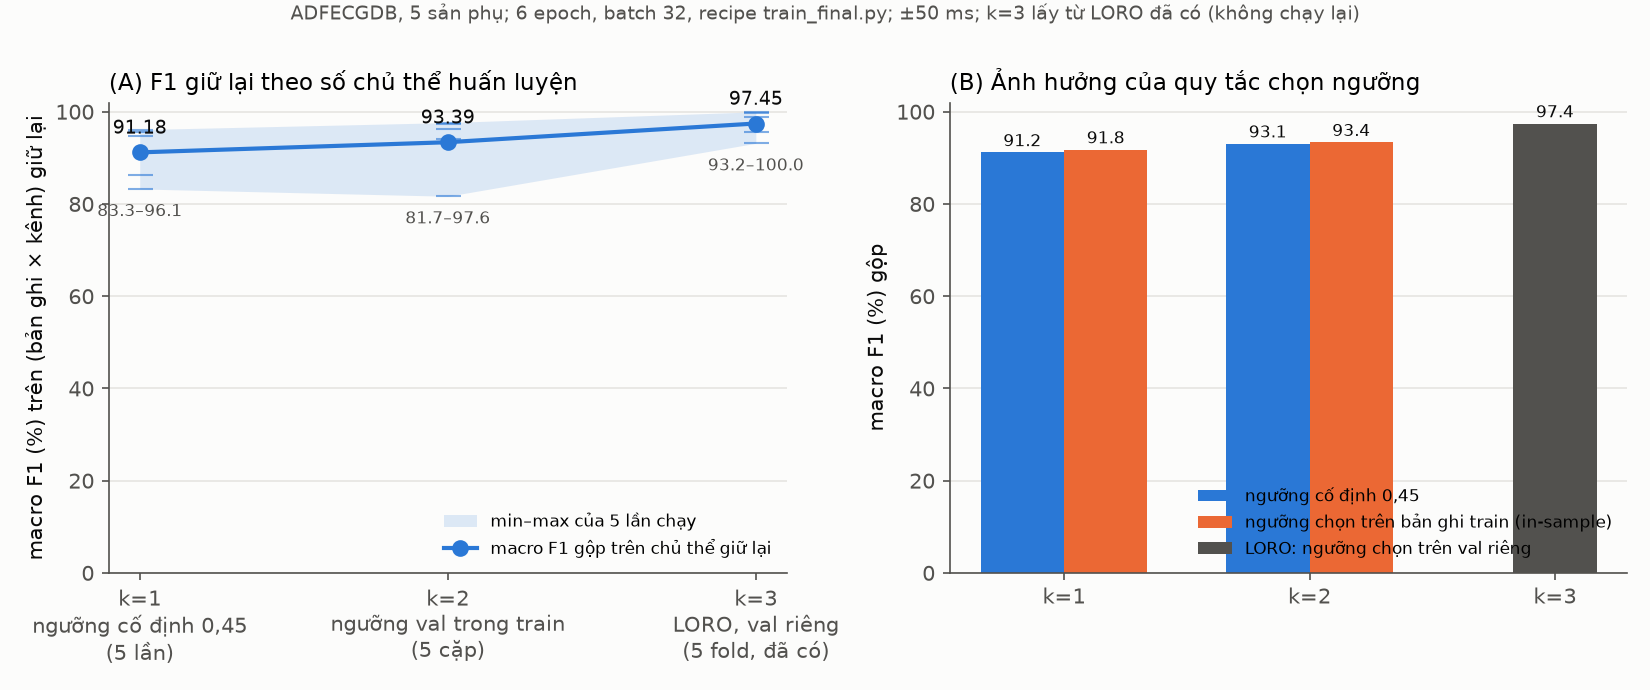

The Python source for this figure:
# -*- coding: utf-8 -*-
"""
Hieu qua mau (Phase P8, nhiem vu G, phan 2): F1 tren chu the giu lai theo so chu the huan luyen k.

Recipe HUAN LUYEN lay nguyen tu model/train_final.py (copy ham, KHONG sua file goc):
  segments() stride 250, heatmap Gaussian sigma=3 mau, BCEWithLogits pos_weight (clamp 30),
  AdamW lr 3e-3 wd 1e-4, OneCycleLR, clip_grad 1.0, batch 32, 6 epoch (hoac 4 neu vuot ngan sach 40 phut).

Thiet ke:
  k=1: 5 lan (moi ban ghi PhysioNet lam tap train mot lan), test tren 4 ban ghi con lai x 4 kenh = 16 danh gia/lan.
       KHONG co ban ghi val -> nguong CO DINH 0,45 (nguong production trong train_final.py: trung vi 5 fold
       = 0,45; cung la gia tri mac dinh cua M.detect).
  k=2: 5 cap chon ngau nhien khong lap tu 10 cap (np.random.default_rng(0)), train tren ca hai ban ghi,
       nguong chon tren ban ghi THU NHAT cua cap (nam TRONG tap train -> nguong in-sample, ghi ro),
       test tren 3 ban ghi con lai x 4 kenh = 12 danh gia/lan.
       Phu: cung mo hinh do voi nguong co dinh 0,45 (de tach anh huong cua cach chon nguong).
  k=3: KHONG chay lai. Lay tu LORO da co (pilot_evidence/train_final.json: 3 ban ghi train + 1 ban ghi val
       rieng + 1 ban ghi test; benchmark_dpss/all_leads.json cung mo hinh do, cham lai).

Cham: +/-50 ms, M.match_events tai 250 Hz (nhu train_final.eval_record). Bao cao:
  macro F1 tren TAT CA danh gia giu lai gop lai (pooled) va TB / min / max cua macro F1 tung lan chay.

Chay:  PYTHONIOENCODING=utf-8 python pilot_evidence/sample_efficiency.py [--epochs N] [--budget_min 40]
Ghi:   pilot_evidence/sample_efficiency.json, sample_efficiency.png, sample_log.txt
"""
import os, sys
os.environ['OPENBLAS_NUM_THREADS'] = '1'; os.environ['OMP_NUM_THREADS'] = '1'; os.environ['MKL_NUM_THREADS'] = '1'
sys.stdout.reconfigure(encoding='utf-8', errors='replace')
import json, time, math, argparse, datetime, importlib.util, itertools
import numpy as np, torch, torch.nn as nn, torch.nn.functional as F
import mne, wfdb

torch.set_num_threads(3)
HERE = os.path.dirname(os.path.abspath(__file__)); ROOT = os.path.dirname(HERE)
sys.path.insert(0, os.path.join(ROOT, 'benchmark_dpss'))
from _paths import adfecgdb_dir
spec = importlib.util.spec_from_file_location('fqrs', os.path.join(ROOT, 'model', 'fqrs_model.py'))
M = importlib.util.module_from_spec(spec); spec.loader.exec_module(M); CFG = M.CFG

RECS = ['r01', 'r04', 'r07', 'r08', 'r10']
LEADS = (1, 2, 3, 4)
FIXED_THR = 0.45          # train_final.py: thr_prod = median(fold thresholds) = 0.45; M.detect default
GRID = np.arange(.20, .80, .05)   # luoi nguong cua train_final.pick_threshold


class Tee:
    def __init__(self, path):
        self.f = open(path, 'w', encoding='utf-8'); self.s = sys.stdout
    def write(self, t): self.s.write(t); self.f.write(t)
    def flush(self): self.s.flush(); self.f.flush()


# ------------------------------------------------------------------ copy tu model/train_final.py
def load_records(RAW):
    D = {}
    for ri, rec in enumerate(RECS):
        raw = mne.io.read_raw_edf(os.path.join(RAW, rec + '.edf'), preload=True, verbose=False)
        sig = raw.get_data(); del raw
        q = CFG['fs_in'] // CFG['fs']
        fq = (wfdb.rdann(os.path.join(RAW, rec + '.edf'), 'qrs').sample / q).round().astype(int)
        for lead in LEADS:
            x250 = M.preprocess(sig[lead], CFG['fs_in'], CFG)
            res, _ = M.cancel_maternal(x250, CFG)
            D[(ri, lead)] = (M.robust_scale(res).astype(np.float32),
                             M.robust_scale(x250).astype(np.float32), fq)
        del sig
    return D


def segments(D, rec_ids, stride=250):
    X, Y = [], []
    for (ri, lead), (r, x, fq) in D.items():
        if ri not in rec_ids: continue
        hm = M.make_heatmap(len(r), fq)
        for s in range(0, len(r) - CFG['seg'], stride):
            X.append(np.stack([r[s:s + CFG['seg']], x[s:s + CFG['seg']]]))
            Y.append(hm[s:s + CFG['seg']])
    return torch.from_numpy(np.stack(X)), torch.from_numpy(np.stack(Y))


def train(model, X, Y, epochs=6, bs=32, lr=3e-3, log=print):
    pw = torch.tensor([float((Y < .1).sum() / max((Y > .5).sum(), 1))]).clamp(max=30.)
    opt = torch.optim.AdamW(model.parameters(), lr=lr, weight_decay=1e-4)
    sch = torch.optim.lr_scheduler.OneCycleLR(opt, lr, epochs * math.ceil(len(X) / bs))
    for ep in range(epochs):
        model.train(); perm = torch.randperm(len(X)); tot = 0.
        for i in range(0, len(X), bs):
            j = perm[i:i + bs]
            loss = F.binary_cross_entropy_with_logits(model(X[j]), Y[j], pos_weight=pw)
            opt.zero_grad(); loss.backward()
            nn.utils.clip_grad_norm_(model.parameters(), 1.); opt.step(); sch.step()
            tot += loss.item()
        log(f'      epoch {ep+1}/{epochs} loss {tot/max(1,math.ceil(len(X)/bs)):.4f}')
    return model


# ------------------------------------------------------------------ danh gia (xac suat tinh 1 lan, quet nguong)
def probs_record(model, D, ri):
    return {lead: M.probability_series(model, D[(ri, lead)][0], D[(ri, lead)][1], CFG) for lead in LEADS}


def score_probs(P, D, ri, thr):
    out = []
    for lead in LEADS:
        pk = M.pick_peaks(P[lead], thr, CFG)
        m = M.match_events(pk, D[(ri, lead)][2], CFG['fs'], CFG['tolerance_ms'])
        m = {k: (float(v) if isinstance(v, (float, np.floating)) else int(v)) for k, v in m.items()}
        m.update(record=RECS[ri], lead=lead, threshold=float(thr)); out.append(m)
    return out


def pick_threshold_probs(P, D, ri, grid=GRID):
    best, bt = -1, FIXED_THR
    for t in grid:
        f = float(np.mean([m['F1'] for m in score_probs(P, D, ri, float(t))]))
        if f > best: best, bt = f, float(t)
    return bt, best


def summarize(rows):
    f = np.array([r['F1'] for r in rows])
    tp = sum(r['TP'] for r in rows); fp = sum(r['FP'] for r in rows); fn = sum(r['FN'] for r in rows)
    return dict(n=int(len(rows)), macro_F1=float(f.mean()), sd_F1=float(f.std(ddof=1)) if len(f) > 1 else 0.0,
                min_F1=float(f.min()), max_F1=float(f.max()), micro_F1=200 * tp / max(2 * tp + fp + fn, 1),
                Se=float(np.mean([r['Se'] for r in rows])), PPV=float(np.mean([r['PPV'] for r in rows])),
                TP=tp, FP=fp, FN=fn)


# ------------------------------------------------------------------ chinh
def main(epochs_arg, budget_min, seed):
    t0 = time.time()
    sys.stdout = Tee(os.path.join(HERE, 'sample_log.txt'))
    def log(*a):
        print(' '.join(str(x) for x in a), flush=True)
    log('=' * 96)
    log('HIEU QUA MAU -- train tren k chu the PhysioNet (k=1,2), test tren chu the con lai; k=3 = LORO da co')
    log('bat dau:', datetime.datetime.now().isoformat(timespec='seconds'),
        '| torch threads', torch.get_num_threads(), '| seed', seed, '| ngan sach', budget_min, 'phut')
    log('numpy %s torch %s mne %s wfdb %s' % (np.__version__, torch.__version__, mne.__version__, wfdb.__version__))
    log('=' * 96)
    RAW = adfecgdb_dir(); log('ADFECGDB:', RAW)
    D = load_records(RAW); log('nap %d (ban ghi x kenh) trong %.0fs' % (len(D), time.time() - t0))

    # ---- k=3 tu LORO da co
    tf = json.load(open(os.path.join(HERE, 'train_final.json'), encoding='utf-8'))
    al = json.load(open(os.path.join(ROOT, 'benchmark_dpss', 'all_leads.json'), encoding='utf-8'))
    k3_runs = []
    for rec in RECS:
        fold = tf['folds'][rec]
        k3_runs.append(dict(train=fold.get('rows', [{}])[0].get('record') and None or None,
                            test=[rec], threshold=fold['threshold'],
                            macro_F1_train_final=fold['macro_F1'],
                            per_lead_all_leads=al[rec], macro_F1_all_leads=float(np.mean(al[rec]))))
    k3_pooled_all_leads = float(np.mean([v for rec in RECS for v in al[rec]]))
    k3_pooled_train_final = tf['summary']['macro_F1']
    log('k=3 (LORO da co): train_final.json macro 20 = %.2f ; all_leads.json macro 20 = %.2f ; theo fold: %s'
        % (k3_pooled_train_final, k3_pooled_all_leads,
           ['%s %.2f' % (r, float(np.mean(al[r]))) for r in RECS]))

    # ---- do thoi gian 1 epoch (k=1, 1 ban ghi) de chon so epoch trong ngan sach
    X1, Y1 = segments(D, [0])
    torch.manual_seed(seed); probe = M.FetalQRSTCN()
    tt = time.time(); train(probe, X1, Y1, epochs=1, log=lambda *a: None); t_ep = time.time() - tt
    n_seg1 = len(X1); del X1, Y1, probe
    # tong doan-epoch: k=1: 5 lan x n_seg1 ; k=2: 5 lan x 2*n_seg1 (xap xi, cac ban ghi dai bang nhau)
    seg_passes_per_epoch = 5 * n_seg1 + 5 * 2 * n_seg1
    t_train_6 = t_ep / n_seg1 * seg_passes_per_epoch * 6
    t_eval = 10 * 4 * 4 * 0.6 + 5 * 4 * 0.6     # uoc luong probability_series ~0.6 s/kenh (do o snr_curve)
    proj_6 = (t_train_6 + t_eval) / 60
    if epochs_arg:
        epochs = epochs_arg; why = 'chi dinh boi --epochs'
    elif proj_6 <= budget_min:
        epochs = 6; why = 'du kien %.1f phut <= ngan sach %d phut' % (proj_6, budget_min)
    else:
        epochs = 4; why = 'du kien 6 epoch = %.1f phut > ngan sach %d phut -> giam xuong 4 epoch' % (proj_6, budget_min)
    log('do thu: 1 epoch tren %d doan (1 ban ghi) = %.1fs -> du kien 6 epoch toan bo = %.1f phut => epochs = %d (%s)'
        % (n_seg1, t_ep, proj_6, epochs, why))

    runs = []
    # ---- k=1
    log('\n===== k = 1 (5 lan, nguong co dinh %.2f) =====' % FIXED_THR)
    for ti in range(5):
        test_ids = [i for i in range(5) if i != ti]
        log('-- k=1 train=%s test=%s' % (RECS[ti], [RECS[i] for i in test_ids]))
        X, Y = segments(D, [ti]); torch.manual_seed(seed)
        tt = time.time(); model = train(M.FetalQRSTCN(), X, Y, epochs, log=log); t_tr = time.time() - tt
        del X, Y
        rows_fixed, rows_insample = [], []
        P_train = probs_record(model, D, ti)
        thr_in, f_in = pick_threshold_probs(P_train, D, ti); del P_train
        for te in test_ids:
            P = probs_record(model, D, te)
            rows_fixed += score_probs(P, D, te, FIXED_THR)
            rows_insample += score_probs(P, D, te, thr_in)
            del P
        sf, si = summarize(rows_fixed), summarize(rows_insample)
        log('   train %.0fs | nguong co dinh %.2f: macro %.2f (min %.2f, max %.2f) | [phu] nguong in-sample %.2f (F1 train %.2f): macro %.2f'
            % (t_tr, FIXED_THR, sf['macro_F1'], sf['min_F1'], sf['max_F1'], thr_in, f_in, si['macro_F1']))
        log('   theo ban ghi test: ' + ', '.join('%s %.2f' % (RECS[te], np.mean([r['F1'] for r in rows_fixed if r['record'] == RECS[te]])) for te in test_ids))
        runs.append(dict(k=1, train=[RECS[ti]], val=None, test=[RECS[i] for i in test_ids], epochs=epochs,
                         threshold_rule='co dinh 0,45 (production)', threshold=FIXED_THR, train_s=t_tr,
                         primary=sf, rows=rows_fixed,
                         supp_insample_threshold=dict(threshold=thr_in, F1_on_train=f_in, summary=si, rows=rows_insample)))
        del model
        log('   [%.1f phut da troi]' % ((time.time() - t0) / 60))

    # ---- k=2
    pairs_all = list(itertools.combinations(range(5), 2))
    rng = np.random.default_rng(0)
    pairs = [pairs_all[i] for i in sorted(rng.choice(len(pairs_all), 5, replace=False))]
    log('\n===== k = 2 (5 cap ngau nhien seed 0 tu %d cap: %s; nguong tren ban ghi thu nhat cua cap, in-sample) ====='
        % (len(pairs_all), [(RECS[a], RECS[b]) for a, b in pairs]))
    for (va, tb) in pairs:
        test_ids = [i for i in range(5) if i not in (va, tb)]
        log('-- k=2 train=%s (val in-sample=%s) test=%s' % ([RECS[va], RECS[tb]], RECS[va], [RECS[i] for i in test_ids]))
        X, Y = segments(D, [va, tb]); torch.manual_seed(seed)
        tt = time.time(); model = train(M.FetalQRSTCN(), X, Y, epochs, log=log); t_tr = time.time() - tt
        del X, Y
        P_val = probs_record(model, D, va)
        thr, vf1 = pick_threshold_probs(P_val, D, va); del P_val
        rows_val, rows_fixed = [], []
        for te in test_ids:
            P = probs_record(model, D, te)
            rows_val += score_probs(P, D, te, thr)
            rows_fixed += score_probs(P, D, te, FIXED_THR)
            del P
        sv, sf = summarize(rows_val), summarize(rows_fixed)
        log('   train %.0fs | val %s F1 %.2f tai thr %.2f -> TEST macro %.2f (min %.2f, max %.2f) | [phu] nguong co dinh %.2f: macro %.2f'
            % (t_tr, RECS[va], vf1, thr, sv['macro_F1'], sv['min_F1'], sv['max_F1'], FIXED_THR, sf['macro_F1']))
        log('   theo ban ghi test: ' + ', '.join('%s %.2f' % (RECS[te], np.mean([r['F1'] for r in rows_val if r['record'] == RECS[te]])) for te in test_ids))
        runs.append(dict(k=2, train=[RECS[va], RECS[tb]], val=RECS[va], val_in_train=True, test=[RECS[i] for i in test_ids],
                         epochs=epochs, threshold_rule='chon tren ban ghi val nam trong tap train (in-sample)',
                         threshold=thr, val_F1=vf1, train_s=t_tr, primary=sv, rows=rows_val,
                         supp_fixed_threshold=dict(threshold=FIXED_THR, summary=sf, rows=rows_fixed)))
        del model
        log('   [%.1f phut da troi]' % ((time.time() - t0) / 60))

    # ---- tong hop
    def agg(k, key='primary'):
        rs = [r for r in runs if r['k'] == k]
        pooled = summarize([row for r in rs for row in (r['rows'] if key == 'primary' else r[key]['rows'])])
        per_run = [r[key]['macro_F1'] if key == 'primary' else r[key]['summary']['macro_F1'] for r in rs]
        per_test_rec = {}
        for r in rs:
            rows = r['rows'] if key == 'primary' else r[key]['rows']
            for te in r['test']:
                per_test_rec.setdefault(te, []).append(float(np.mean([x['F1'] for x in rows if x['record'] == te])))
        return dict(n_runs=len(rs), pooled=pooled, per_run_macro=per_run,
                    mean_of_runs=float(np.mean(per_run)), min_of_runs=float(np.min(per_run)), max_of_runs=float(np.max(per_run)),
                    per_test_record_mean={k_: float(np.mean(v)) for k_, v in per_test_rec.items()},
                    per_test_record_min={k_: float(np.min(v)) for k_, v in per_test_rec.items()},
                    per_test_record_max={k_: float(np.max(v)) for k_, v in per_test_rec.items()})

    k3_per_fold = [float(np.mean(al[r])) for r in RECS]
    table = {
        '1': agg(1),
        '2': agg(2),
        '3': dict(n_runs=5, source='pilot_evidence/train_final.json + benchmark_dpss/all_leads.json (LORO, khong chay lai)',
                  pooled=dict(n=20, macro_F1=k3_pooled_all_leads, macro_F1_train_final=k3_pooled_train_final,
                              sd_F1=tf['summary']['sd_F1'], micro_F1=tf['summary']['micro_F1'],
                              min_F1=float(min(v for r in RECS for v in al[r])), max_F1=float(max(v for r in RECS for v in al[r]))),
                  per_run_macro=k3_per_fold, mean_of_runs=float(np.mean(k3_per_fold)),
                  min_of_runs=float(np.min(k3_per_fold)), max_of_runs=float(np.max(k3_per_fold)),
                  per_test_record_mean={r: float(np.mean(al[r])) for r in RECS},
                  threshold_rule='chon tren 1 ban ghi val RIENG (khong nam trong train)'),
    }
    table['1_supp_insample_thr'] = agg(1, 'supp_insample_threshold')
    table['2_supp_fixed_thr'] = agg(2, 'supp_fixed_threshold')
    log('\n' + '-' * 96)
    log('%-6s%-10s%-42s%12s%12s%12s%12s' % ('k', 'so lan', 'nguong', 'macro gop', 'TB lan', 'min lan', 'max lan'))
    for kk, lab in (('1', 'co dinh 0,45'), ('2', 'val in-sample'), ('3', 'val rieng (LORO)'),
                    ('1_supp_insample_thr', '[phu] in-sample'), ('2_supp_fixed_thr', '[phu] co dinh 0,45')):
        v = table[kk]
        log('%-6s%-10d%-42s%12.2f%12.2f%12.2f%12.2f' % (kk.split('_')[0], v['n_runs'], lab, v['pooled']['macro_F1'],
                                                        v['mean_of_runs'], v['min_of_runs'], v['max_of_runs']))
    log('-' * 96)

    elapsed = time.time() - t0
    out = dict(meta=dict(ngay=datetime.datetime.now().isoformat(timespec='seconds'), thoi_gian_chay_s=round(elapsed, 1),
                         epochs=epochs, ly_do_epochs=why, t_1_epoch_1_record_s=round(t_ep, 1), n_seg_1_record=n_seg1,
                         du_kien_6_epoch_phut=round(proj_6, 1), ngan_sach_phut=budget_min, seed=seed, batch=32, lr=3e-3,
                         recipe='copy tu model/train_final.py: segments stride 250, BCEWithLogits pos_weight, AdamW 3e-3 OneCycle, clip 1.0',
                         nguong_k1='co dinh 0,45 (train_final.py thr_prod = trung vi nguong 5 fold; mac dinh M.detect)',
                         nguong_k2='chon tren ban ghi thu nhat cua cap, ban ghi nay nam TRONG tap train (in-sample); luoi 0,20..0,75 buoc 0,05',
                         nguong_k3='LORO da co: val rieng, khong nam trong train',
                         cap_k2=[[RECS[a], RECS[b]] for a, b in pairs],
                         cham='+/-50 ms, M.match_events tai 250 Hz, macro F1 = TB F1 tung (ban ghi x kenh) giu lai',
                         phien_ban=dict(python=sys.version.split()[0], numpy=np.__version__, torch=torch.__version__,
                                        mne=mne.__version__, wfdb=wfdb.__version__), torch_threads=torch.get_num_threads()),
               table=table, runs=runs)
    jp = os.path.join(HERE, 'sample_efficiency.json')
    json.dump(out, open(jp, 'w', encoding='utf-8'), indent=1, ensure_ascii=False)
    log('\nda ghi %s (%.1f phut)' % (jp, elapsed / 60))
    plot(out, os.path.join(HERE, 'sample_efficiency.png'))
    log('xong:', datetime.datetime.now().isoformat(timespec='seconds'))


def plot(out, path):
    import matplotlib; matplotlib.use('Agg')
    import matplotlib.pyplot as plt
    T = out['table']
    C = dict(blue='#2a78d6', orange='#eb6834', ink='#0b0b0b', ink2='#52514e', grid='#e6e5e1')
    plt.rcParams.update({'font.size': 10, 'axes.edgecolor': C['ink2'], 'axes.labelcolor': C['ink'],
                         'xtick.color': C['ink2'], 'ytick.color': C['ink2'], 'axes.spines.top': False,
                         'axes.spines.right': False, 'figure.facecolor': '#fcfcfb', 'axes.facecolor': '#fcfcfb'})
    fig, ax = plt.subplots(1, 2, figsize=(11, 4.6))
    ks = [1, 2, 3]
    # (A) macro F1 gop + khoang min-max cua tung lan chay (giao thuc chinh)
    a = ax[0]
    y = [T[str(k)]['pooled']['macro_F1'] for k in ks]
    lo = [T[str(k)]['min_of_runs'] for k in ks]; hi = [T[str(k)]['max_of_runs'] for k in ks]
    a.fill_between(ks, lo, hi, color=C['blue'], alpha=0.15, lw=0, label='min–max của 5 lần chạy')
    a.plot(ks, y, color=C['blue'], lw=2, marker='o', ms=7, label='macro F1 gộp trên chủ thể giữ lại', zorder=3)
    for k, v, l, h in zip(ks, y, lo, hi):
        a.annotate('%.2f' % v, (k, v), xytext=(0, 9), textcoords='offset points', ha='center', fontsize=9, color=C['ink'])
        a.annotate('%.1f–%.1f' % (l, h), (k, l), xytext=(0, -13), textcoords='offset points', ha='center', fontsize=8, color=C['ink2'])
    for k in ks:
        for m in T[str(k)]['per_run_macro']:
            a.plot([k], [m], marker='_', ms=12, color=C['blue'], alpha=0.6, lw=0)
    a.set_xticks(ks); a.set_xticklabels(['k=1\nngưỡng cố định 0,45\n(5 lần)', 'k=2\nngưỡng val trong train\n(5 cặp)', 'k=3\nLORO, val riêng\n(5 fold, đã có)'])
    a.set_ylabel('macro F1 (%) trên (bản ghi × kênh) giữ lại'); a.set_ylim(0, 102)
    a.set_title('(A) F1 giữ lại theo số chủ thể huấn luyện', loc='left', fontsize=11)
    a.grid(axis='y', color=C['grid'], lw=0.8); a.set_axisbelow(True); a.legend(frameon=False, fontsize=8, loc='lower right')
    # (B) tach quy tac nguong: co dinh 0,45 vs chon tren val
    a = ax[1]
    yf = [T['1']['pooled']['macro_F1'], T['2_supp_fixed_thr']['pooled']['macro_F1']]
    yv = [T['1_supp_insample_thr']['pooled']['macro_F1'], T['2']['pooled']['macro_F1']]
    w = 0.34
    b1 = a.bar([1 - w / 2, 2 - w / 2], yf, width=w, color=C['blue'], label='ngưỡng cố định 0,45')
    b2 = a.bar([1 + w / 2, 2 + w / 2], yv, width=w, color=C['orange'], label='ngưỡng chọn trên bản ghi train (in-sample)')
    a.bar([3], [T['3']['pooled']['macro_F1']], width=w, color=C['ink2'], label='LORO: ngưỡng chọn trên val riêng')
    for bars in (b1, b2):
        for b in bars:
            a.annotate('%.1f' % b.get_height(), (b.get_x() + b.get_width() / 2, b.get_height()), xytext=(0, 3),
                       textcoords='offset points', ha='center', fontsize=8, color=C['ink'])
    a.annotate('%.1f' % T['3']['pooled']['macro_F1'], (3, T['3']['pooled']['macro_F1']), xytext=(0, 3),
               textcoords='offset points', ha='center', fontsize=8, color=C['ink'])
    a.set_xticks(ks); a.set_xticklabels(['k=1', 'k=2', 'k=3']); a.set_ylim(0, 102)
    a.set_ylabel('macro F1 (%) gộp'); a.set_title('(B) Ảnh hưởng của quy tắc chọn ngưỡng', loc='left', fontsize=11)
    a.grid(axis='y', color=C['grid'], lw=0.8); a.set_axisbelow(True); a.legend(frameon=False, fontsize=8, loc='lower right')
    fig.suptitle('ADFECGDB, 5 sản phụ; %d epoch, batch 32, recipe train_final.py; ±50 ms; k=3 lấy từ LORO đã có (không chạy lại)'
                 % out['meta']['epochs'], fontsize=9, color=C['ink2'], y=0.995)
    fig.tight_layout(); fig.savefig(path, dpi=150); plt.close(fig)
    print('da ghi', path)


if __name__ == '__main__':
    ap = argparse.ArgumentParser()
    ap.add_argument('--epochs', type=int, default=0, help='0 = tu chon 6 hoac 4 theo ngan sach')
    ap.add_argument('--budget_min', type=float, default=40)
    ap.add_argument('--seed', type=int, default=0)
    ap.add_argument('--plot_only', action='store_true')
    a = ap.parse_args()
    if a.plot_only:
        plot(json.load(open(os.path.join(HERE, 'sample_efficiency.json'), encoding='utf-8')), os.path.join(HERE, 'sample_efficiency.png'))
    else:
        main(a.epochs, a.budget_min, a.seed)
